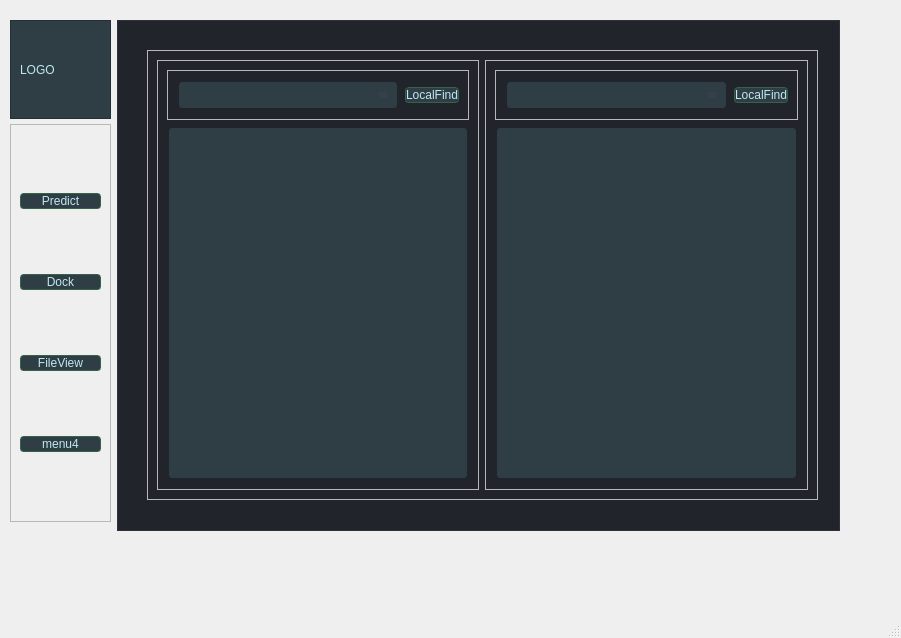
<?xml version="1.0" encoding="UTF-8"?>
<ui version="4.0">
 <class>MainWindow</class>
 <widget class="QMainWindow" name="MainWindow">
  <property name="geometry">
   <rect>
    <x>0</x>
    <y>0</y>
    <width>901</width>
    <height>638</height>
   </rect>
  </property>
  <property name="windowTitle">
   <string>MainWindow</string>
  </property>
  <widget class="QWidget" name="centralwidget">
   <property name="styleSheet">
    <string notr="true">QWidget{
	color: rgb(190, 232, 240);
	font: 20px &quot;Segoe UI&quot;;
}

#frame{
background-color: rgb(33, 37, 43);
}

#page_0{
background-color: rgb(47, 62, 69);
	border: 1px solid rgb(44, 49, 58);
}
#page_1{
background-color: rgb(33, 37, 43);
	border: 1px solid rgb(44, 49, 58);
}
#page_2{
background-color: rgb(33, 37, 43);
	border: 1px solid rgb(44, 49, 58);
}
#page_4{
background-color: rgb(47, 62, 69);
	border: 1px solid rgb(44, 49, 58);
}
#DockPage{
background-color: rgb(33, 37, 43);
	border: 1px solid rgb(44, 49, 58);
}
#ViewResiduePage{
background-color: rgb(33, 37, 43);
	border: 1px solid rgb(44, 49, 58);
}
#page_5{
background-color: rgb(47, 62, 69);
	border: 1px solid rgb(44, 49, 58);
}
#leftmenu{
background-color: rgb(33, 37, 43);
	border: 1px solid rgb(44, 49, 58);
}

/* /////////////////////////////////////////////////////////////////////////////////////////////////
Tooltip */
QToolTip {
	color: #ffffff;
	background-color: rgba(33, 37, 43, 180);
	border: 1px solid rgb(44, 49, 58);
	background-image: none;
	background-position: left center;
    background-repeat: no-repeat;
	border: none;
	border-left: 2px solid rgb(255, 121, 198);
	text-align: left;
	padding-left: 8px;
	margin: 0px;
}

/* /////////////////////////////////////////////////////////////////////////////////////////////////
Bg App */
#bgApp {	
	background-color: rgb(40, 44, 52);
	border: 1px solid rgb(44, 49, 58);
}

/* /////////////////////////////////////////////////////////////////////////////////////////////////
Left Menu */


#titleLeftApp { font: 63 12pt &quot;Segoe UI Semibold&quot;; }
#titleLeftDescription { font: 8pt &quot;Segoe UI&quot;; color: rgb(189, 147, 249); }

/* MENUS */

#leftMenuFrame{
	border-top: 3px solid rgb(44, 49, 58);
}

/* Toggle Button */
#toggleButton {
	background-position: left center;
    background-repeat: no-repeat;
	border: none;
	border-left: 20px solid transparent;
	background-color: rgb(47, 62, 69);
	text-align: left;
	padding-left: 44px;
	color: rgb(113, 126, 149);
}
#toggleButton:hover {
	background-color: rgb(40, 44, 52);
}
#toggleButton:pressed {
	background-color: rgb(189, 147, 249);
}

/* Title Menu */
#titleRightInfo { padding-left: 10px; }

/* /////////////////////////////////////////////////////////////////////////////////////////////////
Extra Tab */
#extraLeftBox {	
	background-color: rgb(44, 49, 58);
}
#extraTopBg{	
	background-color: rgb(189, 147, 249)
}


/* Label */
#extraLabel { color: rgb(255, 255, 255); }


/* /////////////////////////////////////////////////////////////////////////////////////////////////
LineEdit */
QLineEdit {
	background-color: rgb(33, 37, 43);
	border-radius: 5px;
	border: 2px solid rgb(33, 37, 43);
	padding-left: 10px;
	selection-color: rgb(255, 255, 255);
	selection-background-color: rgb(255, 121, 198);
}
QLineEdit:hover {
	border: 2px solid rgb(64, 71, 88);
}
QLineEdit:focus {
	border: 2px solid rgb(91, 101, 124);
}

/* /////////////////////////////////////////////////////////////////////////////////////////////////
PlainTextEdit */
QPlainTextEdit {
	background-color: rgb(47, 62, 69);
	border-radius: 5px;
	border: 2px solid rgb(33, 37, 43);
	padding: 10px;
	selection-color: rgb(255, 255, 255);
	selection-background-color: rgb(255, 121, 198);
}
QPlainTextEdit  QScrollBar:vertical {
    width: 8px;
 }
QPlainTextEdit  QScrollBar:horizontal {
    height: 8px;
 }
QPlainTextEdit:hover {
	border: 2px solid rgb(64, 71, 88);
}
QPlainTextEdit:focus {
	border: 2px solid rgb(91, 101, 124);
}

/* /////////////////////////////////////////////////////////////////////////////////////////////////
ScrollBars */
QScrollBar:horizontal {
    border: none;
    background: rgb(52, 59, 72);
    height: 8px;
    margin: 0px 21px 0 21px;
	border-radius: 0px;
}
QScrollBar::handle:horizontal {
    background: rgb(189, 147, 249);
    min-width: 25px;
	border-radius: 4px
}
QScrollBar::add-line:horizontal {
    border: none;
    background: rgb(0, 0, 77);
    width: 20px;
	border-top-right-radius: 4px;
    border-bottom-right-radius: 4px;
    subcontrol-position: right;
    subcontrol-origin: margin;
}
QScrollBar::sub-line:horizontal {
    border: none;
    background: rgb(55, 63, 77);
    width: 20px;
	border-top-left-radius: 4px;
    border-bottom-left-radius: 4px;
    subcontrol-position: left;
    subcontrol-origin: margin;
}
QScrollBar::up-arrow:horizontal, QScrollBar::down-arrow:horizontal
{
     background: none;
}
QScrollBar::add-page:horizontal, QScrollBar::sub-page:horizontal
{
     background: none;
}
 QScrollBar:vertical {
	border: none;
    background: rgb(52, 59, 72);
    width: 8px;
    margin: 21px 0 21px 0;
	border-radius: 0px;
 }
 QScrollBar::handle:vertical {	
	background: rgb(190, 232, 240);
    min-height: 25px;
	border-radius: 4px
 }
 QScrollBar::add-line:vertical {
     border: none;
    background: rgb(55, 63, 77);
     height: 20px;
	border-bottom-left-radius: 4px;
    border-bottom-right-radius: 4px;
     subcontrol-position: bottom;
     subcontrol-origin: margin;
 }
 QScrollBar::sub-line:vertical {
	border: none;
    background: rgb(55, 63, 77);
     height: 20px;
	border-top-left-radius: 4px;
    border-top-right-radius: 4px;
     subcontrol-position: top;
     subcontrol-origin: margin;
 }
 QScrollBar::up-arrow:vertical, QScrollBar::down-arrow:vertical {
     background: none;
 }

 QScrollBar::add-page:vertical, QScrollBar::sub-page:vertical {
     background: none;
 }

/* /////////////////////////////////////////////////////////////////////////////////////////////////
CheckBox */
QCheckBox::indicator {
    border: 3px solid rgb(52, 59, 72);
	width: 15px;
	height: 15px;
	border-radius: 10px;
    background: rgb(44, 49, 60);
}
QCheckBox::indicator:hover {
    border: 3px solid rgb(58, 66, 81);
}
QCheckBox::indicator:checked {
    background: 3px solid rgb(52, 59, 72);
	border: 3px solid rgb(52, 59, 72);	
	background-image: url(:/icons/images/icons/cil-check-alt.png);
}

/* /////////////////////////////////////////////////////////////////////////////////////////////////
RadioButton */
QRadioButton::indicator {
    border: 3px solid rgb(52, 59, 72);
	width: 15px;
	height: 15px;
	border-radius: 10px;
    background: rgb(44, 49, 60);
}
QRadioButton::indicator:hover {
    border: 3px solid rgb(58, 66, 81);
}
QRadioButton::indicator:checked {
    background: 3px solid rgb(94, 106, 130);
	border: 3px solid rgb(52, 59, 72);	
}

/* /////////////////////////////////////////////////////////////////////////////////////////////////
ComboBox */
QComboBox{
	background-color:rgb(244, 238, 226);

	border-radius: 5px;
	border: 4px solid rgb(33, 37, 43);
	padding: 5px;
	padding-left: 10px;
color:rgb(0, 170, 127);
}
QComboBox:hover{
	border: 2px solid rgb(64, 71, 88);
}
QComboBox::drop-down {
	subcontrol-origin: padding;
	subcontrol-position: top right;
	width: 25px; 
	border-left-width: 3px;
	border-left-color: rgba(39, 44, 54, 150);
	border-left-style: solid;
	border-top-right-radius: 3px;
	border-bottom-right-radius: 3px;	
	
	background-position: center;
	background-repeat: no-reperat;
 }
QComboBox QAbstractItemView {
	color: rgb(255, 121, 198);	
	background-color: rgb(33, 37, 43);
	padding: 10px;
	selection-background-color: rgb(39, 44, 54);
}

/* /////////////////////////////////////////////////////////////////////////////////////////////////
Button */
QPushButton {
	border: 2px solid rgb(52, 99, 72);
	border-radius: 3px;	
	border-style:double;
	background-color: rgb(47, 62, 69);
	border-width:1px
}
QPushButton:hover {
/*	background-color: rgb(57, 65, 80);*/
	border: 2px solid rgb(61, 70, 86);
	border-style:double;
	background-color: rgb(191, 207, 228);

}
QPushButton:pressed {	
	background-color: rgb(197, 233, 199);
	border-style:double;
	border: 2px solid rgb(43, 50, 61);
}



</string>
   </property>
   <widget class="QWidget" name="TotalWidget" native="true">
    <property name="geometry">
     <rect>
      <x>10</x>
      <y>20</y>
      <width>830</width>
      <height>511</height>
     </rect>
    </property>
    <property name="minimumSize">
     <size>
      <width>830</width>
      <height>511</height>
     </size>
    </property>
    <property name="maximumSize">
     <size>
      <width>830</width>
      <height>511</height>
     </size>
    </property>
    <layout class="QHBoxLayout" name="horizontalLayout_7">
     <item>
      <widget class="QWidget" name="LeftBox" native="true">
       <property name="minimumSize">
        <size>
         <width>101</width>
         <height>511</height>
        </size>
       </property>
       <property name="maximumSize">
        <size>
         <width>101</width>
         <height>511</height>
        </size>
       </property>
       <property name="styleSheet">
        <string notr="true">QLabel{
    border-width:2px 5px 10px 15px;
    border-width:2px 10px;  // 上下  左右
    border-style:solid;
    border-color:red;
}</string>
       </property>
       <layout class="QVBoxLayout" name="verticalLayout_2">
        <property name="spacing">
         <number>5</number>
        </property>
        <property name="leftMargin">
         <number>0</number>
        </property>
        <property name="topMargin">
         <number>0</number>
        </property>
        <property name="rightMargin">
         <number>0</number>
        </property>
        <property name="bottomMargin">
         <number>9</number>
        </property>
        <item>
         <widget class="QFrame" name="Logo">
          <property name="sizePolicy">
           <sizepolicy hsizetype="Preferred" vsizetype="Expanding">
            <horstretch>0</horstretch>
            <verstretch>1</verstretch>
           </sizepolicy>
          </property>
          <property name="styleSheet">
           <string notr="true">background-color: rgb(47, 62, 69);</string>
          </property>
          <property name="frameShape">
           <enum>QFrame::StyledPanel</enum>
          </property>
          <property name="frameShadow">
           <enum>QFrame::Raised</enum>
          </property>
          <layout class="QVBoxLayout" name="verticalLayout_6">
           <item>
            <widget class="QLabel" name="Logolabel">
             <property name="styleSheet">
              <string notr="true">background-color: rgb(47, 62, 69);</string>
             </property>
             <property name="text">
              <string>LOGO</string>
             </property>
            </widget>
           </item>
          </layout>
         </widget>
        </item>
        <item>
         <widget class="QFrame" name="LeftMenu">
          <property name="sizePolicy">
           <sizepolicy hsizetype="Preferred" vsizetype="Expanding">
            <horstretch>0</horstretch>
            <verstretch>4</verstretch>
           </sizepolicy>
          </property>
          <property name="frameShape">
           <enum>QFrame::StyledPanel</enum>
          </property>
          <property name="frameShadow">
           <enum>QFrame::Raised</enum>
          </property>
          <layout class="QVBoxLayout" name="verticalLayout_5">
           <item>
            <widget class="QPushButton" name="PredictPageButton">
             <property name="text">
              <string>Predict</string>
             </property>
            </widget>
           </item>
           <item>
            <widget class="QPushButton" name="DockPageButton">
             <property name="text">
              <string>Dock</string>
             </property>
            </widget>
           </item>
           <item>
            <widget class="QPushButton" name="ViewResiduePageButton">
             <property name="text">
              <string>FileView</string>
             </property>
            </widget>
           </item>
           <item>
            <widget class="QPushButton" name="pushButton_6">
             <property name="text">
              <string>menu4</string>
             </property>
            </widget>
           </item>
          </layout>
         </widget>
        </item>
       </layout>
      </widget>
     </item>
     <item>
      <widget class="QStackedWidget" name="ContentBox">
       <property name="minimumSize">
        <size>
         <width>715</width>
         <height>511</height>
        </size>
       </property>
       <property name="currentIndex">
        <number>1</number>
       </property>
       <widget class="QWidget" name="PredictPage">
        <layout class="QHBoxLayout" name="horizontalLayout_6">
         <item>
          <widget class="QFrame" name="frame">
           <property name="minimumSize">
            <size>
             <width>711</width>
             <height>511</height>
            </size>
           </property>
           <property name="maximumSize">
            <size>
             <width>711</width>
             <height>511</height>
            </size>
           </property>
           <property name="frameShape">
            <enum>QFrame::StyledPanel</enum>
           </property>
           <property name="frameShadow">
            <enum>QFrame::Raised</enum>
           </property>
           <layout class="QVBoxLayout" name="verticalLayout">
            <item>
             <widget class="QLabel" name="NameLabel">
              <property name="text">
               <string>抗原抗体复合物预测</string>
              </property>
             </widget>
            </item>
            <item>
             <widget class="QFrame" name="InputFrame">
              <property name="frameShape">
               <enum>QFrame::StyledPanel</enum>
              </property>
              <property name="frameShadow">
               <enum>QFrame::Raised</enum>
              </property>
              <layout class="QHBoxLayout" name="horizontalLayout_4">
               <item>
                <widget class="QFrame" name="SequenceInput">
                 <property name="sizePolicy">
                  <sizepolicy hsizetype="Expanding" vsizetype="Expanding">
                   <horstretch>4</horstretch>
                   <verstretch>3</verstretch>
                  </sizepolicy>
                 </property>
                 <property name="frameShape">
                  <enum>QFrame::StyledPanel</enum>
                 </property>
                 <property name="frameShadow">
                  <enum>QFrame::Raised</enum>
                 </property>
                 <layout class="QVBoxLayout" name="verticalLayout_4">
                  <item>
                   <widget class="QLabel" name="AntigenLabel">
                    <property name="text">
                     <string>Enter Query Sequence</string>
                    </property>
                   </widget>
                  </item>
                  <item>
                   <widget class="QPlainTextEdit" name="ABSplainTextEdit"/>
                  </item>
                  <item>
                   <widget class="QLabel" name="AntibodyLabel">
                    <property name="text">
                     <string>Enter Query Sequence</string>
                    </property>
                   </widget>
                  </item>
                  <item>
                   <widget class="QPlainTextEdit" name="AGSplainTextEdit"/>
                  </item>
                 </layout>
                </widget>
               </item>
               <item>
                <widget class="QFrame" name="AdbancedInput">
                 <property name="sizePolicy">
                  <sizepolicy hsizetype="Expanding" vsizetype="Expanding">
                   <horstretch>1</horstretch>
                   <verstretch>0</verstretch>
                  </sizepolicy>
                 </property>
                 <property name="frameShape">
                  <enum>QFrame::StyledPanel</enum>
                 </property>
                 <property name="frameShadow">
                  <enum>QFrame::Raised</enum>
                 </property>
                 <layout class="QVBoxLayout" name="verticalLayout_7">
                  <item>
                   <widget class="QWidget" name="widget_3" native="true">
                    <layout class="QVBoxLayout" name="verticalLayout_9">
                     <item>
                      <widget class="QCheckBox" name="checkBox_2">
                       <property name="text">
                        <string>CheckBox</string>
                       </property>
                      </widget>
                     </item>
                     <item>
                      <widget class="QComboBox" name="comboBox_2"/>
                     </item>
                    </layout>
                   </widget>
                  </item>
                  <item>
                   <widget class="QWidget" name="widget_2" native="true">
                    <layout class="QVBoxLayout" name="verticalLayout_8">
                     <item>
                      <widget class="QCheckBox" name="checkBox">
                       <property name="text">
                        <string>CheckBox</string>
                       </property>
                      </widget>
                     </item>
                     <item>
                      <widget class="QComboBox" name="comboBox"/>
                     </item>
                    </layout>
                   </widget>
                  </item>
                 </layout>
                </widget>
               </item>
              </layout>
             </widget>
            </item>
            <item>
             <widget class="QFrame" name="SubmitFrame">
              <property name="frameShape">
               <enum>QFrame::StyledPanel</enum>
              </property>
              <property name="frameShadow">
               <enum>QFrame::Raised</enum>
              </property>
              <layout class="QVBoxLayout" name="verticalLayout_3">
               <item>
                <widget class="QFrame" name="ButtonFrame">
                 <property name="sizePolicy">
                  <sizepolicy hsizetype="Expanding" vsizetype="Expanding">
                   <horstretch>0</horstretch>
                   <verstretch>1</verstretch>
                  </sizepolicy>
                 </property>
                 <property name="frameShape">
                  <enum>QFrame::StyledPanel</enum>
                 </property>
                 <property name="frameShadow">
                  <enum>QFrame::Raised</enum>
                 </property>
                 <layout class="QHBoxLayout" name="horizontalLayout_3">
                  <item>
                   <widget class="QPushButton" name="btn_choose_file">
                    <property name="text">
                     <string>fasta file</string>
                    </property>
                   </widget>
                  </item>
                  <item>
                   <spacer name="horizontalSpacer_1">
                    <property name="orientation">
                     <enum>Qt::Horizontal</enum>
                    </property>
                    <property name="sizeHint" stdset="0">
                     <size>
                      <width>156</width>
                      <height>20</height>
                     </size>
                    </property>
                   </spacer>
                  </item>
                  <item>
                   <widget class="QPushButton" name="SubmitButton">
                    <property name="text">
                     <string>submit</string>
                    </property>
                   </widget>
                  </item>
                  <item>
                   <spacer name="horizontalSpacer_3">
                    <property name="orientation">
                     <enum>Qt::Horizontal</enum>
                    </property>
                    <property name="sizeHint" stdset="0">
                     <size>
                      <width>156</width>
                      <height>20</height>
                     </size>
                    </property>
                   </spacer>
                  </item>
                  <item>
                   <widget class="QPushButton" name="ViewButton">
                    <property name="text">
                     <string>view</string>
                    </property>
                   </widget>
                  </item>
                  <item>
                   <spacer name="horizontalSpacer_2">
                    <property name="orientation">
                     <enum>Qt::Horizontal</enum>
                    </property>
                    <property name="sizeHint" stdset="0">
                     <size>
                      <width>156</width>
                      <height>20</height>
                     </size>
                    </property>
                   </spacer>
                  </item>
                 </layout>
                </widget>
               </item>
               <item>
                <widget class="QFrame" name="ViewFrame">
                 <property name="sizePolicy">
                  <sizepolicy hsizetype="Preferred" vsizetype="Preferred">
                   <horstretch>0</horstretch>
                   <verstretch>3</verstretch>
                  </sizepolicy>
                 </property>
                 <property name="frameShape">
                  <enum>QFrame::StyledPanel</enum>
                 </property>
                 <property name="frameShadow">
                  <enum>QFrame::Raised</enum>
                 </property>
                 <layout class="QHBoxLayout" name="horizontalLayout_2">
                  <item>
                   <widget class="QStackedWidget" name="stackedWidget">
                    <property name="sizePolicy">
                     <sizepolicy hsizetype="Expanding" vsizetype="Expanding">
                      <horstretch>0</horstretch>
                      <verstretch>3</verstretch>
                     </sizepolicy>
                    </property>
                    <property name="styleSheet">
                     <string notr="true">background-color: rgb(47, 62, 69);</string>
                    </property>
                    <property name="currentIndex">
                     <number>0</number>
                    </property>
                    <widget class="QWidget" name="AntigenViewPage">
                     <layout class="QHBoxLayout" name="horizontalLayout">
                      <item>
                       <widget class="QPlainTextEdit" name="AGplainTextEdit">
                        <property name="styleSheet">
                         <string notr="true">background-color: rgb(47, 62, 69);</string>
                        </property>
                       </widget>
                      </item>
                     </layout>
                    </widget>
                    <widget class="QWidget" name="AntibodyViewPage">
                     <layout class="QHBoxLayout" name="horizontalLayout_5">
                      <item>
                       <widget class="QPlainTextEdit" name="ABplainTextEdit_4"/>
                      </item>
                     </layout>
                    </widget>
                   </widget>
                  </item>
                 </layout>
                </widget>
               </item>
              </layout>
             </widget>
            </item>
           </layout>
          </widget>
         </item>
        </layout>
       </widget>
       <widget class="QWidget" name="ViewResiduePage">
        <widget class="QFrame" name="ViewResidueFrame">
         <property name="geometry">
          <rect>
           <x>30</x>
           <y>30</y>
           <width>671</width>
           <height>450</height>
          </rect>
         </property>
         <property name="frameShape">
          <enum>QFrame::StyledPanel</enum>
         </property>
         <property name="frameShadow">
          <enum>QFrame::Raised</enum>
         </property>
         <layout class="QHBoxLayout" name="horizontalLayout_12">
          <item>
           <widget class="QFrame" name="ViewLeftFrame">
            <property name="frameShape">
             <enum>QFrame::StyledPanel</enum>
            </property>
            <property name="frameShadow">
             <enum>QFrame::Raised</enum>
            </property>
            <layout class="QVBoxLayout" name="verticalLayout_11">
             <item>
              <widget class="QFrame" name="ResearchFrame_l">
               <property name="sizePolicy">
                <sizepolicy hsizetype="Preferred" vsizetype="Expanding">
                 <horstretch>0</horstretch>
                 <verstretch>1</verstretch>
                </sizepolicy>
               </property>
               <property name="frameShape">
                <enum>QFrame::StyledPanel</enum>
               </property>
               <property name="frameShadow">
                <enum>QFrame::Raised</enum>
               </property>
               <layout class="QHBoxLayout" name="horizontalLayout_10">
                <item>
                 <widget class="QPlainTextEdit" name="NameTextEdit_l">
                  <property name="minimumSize">
                   <size>
                    <width>0</width>
                    <height>30</height>
                   </size>
                  </property>
                  <property name="maximumSize">
                   <size>
                    <width>16777215</width>
                    <height>30</height>
                   </size>
                  </property>
                  <property name="styleSheet">
                   <string notr="true"/>
                  </property>
                  <property name="plainText">
                   <string/>
                  </property>
                 </widget>
                </item>
                <item>
                 <widget class="QPushButton" name="FindButton_l">
                  <property name="text">
                   <string>LocalFind</string>
                  </property>
                 </widget>
                </item>
               </layout>
              </widget>
             </item>
             <item>
              <widget class="QPlainTextEdit" name="FliePlainTextEdit_l">
               <property name="sizePolicy">
                <sizepolicy hsizetype="Expanding" vsizetype="Expanding">
                 <horstretch>0</horstretch>
                 <verstretch>10</verstretch>
                </sizepolicy>
               </property>
              </widget>
             </item>
            </layout>
           </widget>
          </item>
          <item>
           <widget class="QFrame" name="ViewRightFrame">
            <property name="frameShape">
             <enum>QFrame::StyledPanel</enum>
            </property>
            <property name="frameShadow">
             <enum>QFrame::Raised</enum>
            </property>
            <layout class="QVBoxLayout" name="verticalLayout_12">
             <item>
              <widget class="QFrame" name="ResearchFrame_r">
               <property name="sizePolicy">
                <sizepolicy hsizetype="Preferred" vsizetype="Expanding">
                 <horstretch>0</horstretch>
                 <verstretch>1</verstretch>
                </sizepolicy>
               </property>
               <property name="frameShape">
                <enum>QFrame::StyledPanel</enum>
               </property>
               <property name="frameShadow">
                <enum>QFrame::Raised</enum>
               </property>
               <layout class="QHBoxLayout" name="horizontalLayout_11">
                <item>
                 <widget class="QPlainTextEdit" name="NameTextEdit_r">
                  <property name="minimumSize">
                   <size>
                    <width>0</width>
                    <height>30</height>
                   </size>
                  </property>
                  <property name="maximumSize">
                   <size>
                    <width>16777215</width>
                    <height>30</height>
                   </size>
                  </property>
                  <property name="styleSheet">
                   <string notr="true"/>
                  </property>
                 </widget>
                </item>
                <item>
                 <widget class="QPushButton" name="FindButton_r">
                  <property name="text">
                   <string>LocalFind</string>
                  </property>
                 </widget>
                </item>
               </layout>
              </widget>
             </item>
             <item>
              <widget class="QPlainTextEdit" name="FilePlainTextEdit_r">
               <property name="sizePolicy">
                <sizepolicy hsizetype="Expanding" vsizetype="Expanding">
                 <horstretch>0</horstretch>
                 <verstretch>8</verstretch>
                </sizepolicy>
               </property>
              </widget>
             </item>
            </layout>
           </widget>
          </item>
         </layout>
        </widget>
       </widget>
       <widget class="QWidget" name="DockPage">
        <widget class="QFrame" name="DockInputFrame">
         <property name="geometry">
          <rect>
           <x>30</x>
           <y>120</y>
           <width>541</width>
           <height>291</height>
          </rect>
         </property>
         <property name="sizePolicy">
          <sizepolicy hsizetype="Expanding" vsizetype="Expanding">
           <horstretch>4</horstretch>
           <verstretch>3</verstretch>
          </sizepolicy>
         </property>
         <property name="frameShape">
          <enum>QFrame::StyledPanel</enum>
         </property>
         <property name="frameShadow">
          <enum>QFrame::Raised</enum>
         </property>
         <layout class="QVBoxLayout" name="verticalLayout_10">
          <item>
           <widget class="QFrame" name="frame_2">
            <property name="frameShape">
             <enum>QFrame::StyledPanel</enum>
            </property>
            <property name="frameShadow">
             <enum>QFrame::Raised</enum>
            </property>
            <layout class="QHBoxLayout" name="horizontalLayout_8">
             <item>
              <widget class="QLabel" name="AntigenLabel_2">
               <property name="text">
                <string>Enter Query Sequence</string>
               </property>
              </widget>
             </item>
             <item>
              <spacer name="horizontalSpacer">
               <property name="orientation">
                <enum>Qt::Horizontal</enum>
               </property>
               <property name="sizeHint" stdset="0">
                <size>
                 <width>40</width>
                 <height>20</height>
                </size>
               </property>
              </spacer>
             </item>
             <item>
              <widget class="QPushButton" name="AGLocalFindButton">
               <property name="text">
                <string>LocalFind</string>
               </property>
              </widget>
             </item>
            </layout>
           </widget>
          </item>
          <item>
           <widget class="QPlainTextEdit" name="DockABSplainTextEdit"/>
          </item>
          <item>
           <widget class="QFrame" name="frame_3">
            <property name="frameShape">
             <enum>QFrame::StyledPanel</enum>
            </property>
            <property name="frameShadow">
             <enum>QFrame::Raised</enum>
            </property>
            <layout class="QHBoxLayout" name="horizontalLayout_9">
             <item>
              <widget class="QLabel" name="AntigenLabel_3">
               <property name="text">
                <string>Enter Query Sequence</string>
               </property>
              </widget>
             </item>
             <item>
              <spacer name="horizontalSpacer_4">
               <property name="orientation">
                <enum>Qt::Horizontal</enum>
               </property>
               <property name="sizeHint" stdset="0">
                <size>
                 <width>40</width>
                 <height>20</height>
                </size>
               </property>
              </spacer>
             </item>
             <item>
              <widget class="QPushButton" name="ABLocalFindButton">
               <property name="text">
                <string>LocalFind</string>
               </property>
              </widget>
             </item>
            </layout>
           </widget>
          </item>
          <item>
           <widget class="QPlainTextEdit" name="DockAGSplainTextEdit"/>
          </item>
         </layout>
        </widget>
        <widget class="QPushButton" name="DockSubmitButton">
         <property name="geometry">
          <rect>
           <x>600</x>
           <y>260</y>
           <width>75</width>
           <height>23</height>
          </rect>
         </property>
         <property name="text">
          <string>submit</string>
         </property>
        </widget>
       </widget>
      </widget>
     </item>
    </layout>
   </widget>
  </widget>
  <widget class="QMenuBar" name="menubar">
   <property name="geometry">
    <rect>
     <x>0</x>
     <y>0</y>
     <width>901</width>
     <height>26</height>
    </rect>
   </property>
  </widget>
  <widget class="QStatusBar" name="statusbar"/>
 </widget>
 <resources/>
 <connections/>
</ui>
